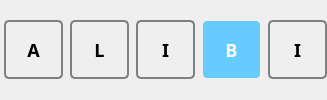
          <widget class="QWidget" name="howToPlayEx3" native="true">
           <property name="styleSheet">
            <string notr="true">QLabel {
	font-family: Yu Ghotic UI Semibold;
	font-weight: bold;
	font-size: 18px;
	min-height: 55;
	min-width: 55;
	max-height: 55;
	max-width: 55;
	border: 2px solid gray;
	border-radius: 5px;
}</string>
           </property>
           <layout class="QGridLayout" name="gridLayout_4">
            <property name="sizeConstraint">
             <enum>QLayout::SetDefaultConstraint</enum>
            </property>
            <property name="leftMargin">
             <number>4</number>
            </property>
            <property name="topMargin">
             <number>0</number>
            </property>
            <property name="rightMargin">
             <number>0</number>
            </property>
            <property name="bottomMargin">
             <number>0</number>
            </property>
            <property name="spacing">
             <number>7</number>
            </property>
            <item row="2" column="6">
             <widget class="QLabel" name="howToPlaylet10">
              <property name="palette">
               <palette>
                <active>
                 <colorrole role="WindowText">
                  <brush brushstyle="SolidPattern">
                   <color alpha="255">
                    <red>0</red>
                    <green>0</green>
                    <blue>0</blue>
                   </color>
                  </brush>
                 </colorrole>
                </active>
                <inactive>
                 <colorrole role="WindowText">
                  <brush brushstyle="SolidPattern">
                   <color alpha="255">
                    <red>0</red>
                    <green>0</green>
                    <blue>0</blue>
                   </color>
                  </brush>
                 </colorrole>
                </inactive>
                <disabled/>
               </palette>
              </property>
              <property name="text">
               <string>I</string>
              </property>
              <property name="alignment">
               <set>Qt::AlignCenter</set>
              </property>
             </widget>
            </item>
            <item row="2" column="2">
             <widget class="QLabel" name="howToPlaylet9">
              <property name="palette">
               <palette>
                <active>
                 <colorrole role="WindowText">
                  <brush brushstyle="SolidPattern">
                   <color alpha="255">
                    <red>0</red>
                    <green>0</green>
                    <blue>0</blue>
                   </color>
                  </brush>
                 </colorrole>
                </active>
                <inactive>
                 <colorrole role="WindowText">
                  <brush brushstyle="SolidPattern">
                   <color alpha="255">
                    <red>0</red>
                    <green>0</green>
                    <blue>0</blue>
                   </color>
                  </brush>
                 </colorrole>
                </inactive>
                <disabled/>
               </palette>
              </property>
              <property name="text">
               <string>L</string>
              </property>
              <property name="alignment">
               <set>Qt::AlignCenter</set>
              </property>
             </widget>
            </item>
            <item row="2" column="3">
             <widget class="QLabel" name="howToPlaylet8">
              <property name="sizePolicy">
               <sizepolicy hsizetype="Preferred" vsizetype="Preferred">
                <horstretch>0</horstretch>
                <verstretch>0</verstretch>
               </sizepolicy>
              </property>
              <property name="palette">
               <palette>
                <active>
                 <colorrole role="WindowText">
                  <brush brushstyle="SolidPattern">
                   <color alpha="255">
                    <red>0</red>
                    <green>0</green>
                    <blue>0</blue>
                   </color>
                  </brush>
                 </colorrole>
                </active>
                <inactive>
                 <colorrole role="WindowText">
                  <brush brushstyle="SolidPattern">
                   <color alpha="255">
                    <red>0</red>
                    <green>0</green>
                    <blue>0</blue>
                   </color>
                  </brush>
                 </colorrole>
                </inactive>
                <disabled/>
               </palette>
              </property>
              <property name="text">
               <string>I</string>
              </property>
              <property name="alignment">
               <set>Qt::AlignCenter</set>
              </property>
             </widget>
            </item>
            <item row="2" column="1">
             <widget class="QLabel" name="howToPlaylet6">
              <property name="palette">
               <palette>
                <active>
                 <colorrole role="WindowText">
                  <brush brushstyle="SolidPattern">
                   <color alpha="255">
                    <red>0</red>
                    <green>0</green>
                    <blue>0</blue>
                   </color>
                  </brush>
                 </colorrole>
                </active>
                <inactive>
                 <colorrole role="WindowText">
                  <brush brushstyle="SolidPattern">
                   <color alpha="255">
                    <red>0</red>
                    <green>0</green>
                    <blue>0</blue>
                   </color>
                  </brush>
                 </colorrole>
                </inactive>
                <disabled/>
               </palette>
              </property>
              <property name="text">
               <string>A</string>
              </property>
              <property name="alignment">
               <set>Qt::AlignCenter</set>
              </property>
             </widget>
            </item>
            <item row="2" column="5">
             <widget class="QLabel" name="howToPlaylet7">
              <property name="styleSheet">
               <string notr="true">background-color: #66ccff;
color: white;
border-style: hidden;</string>
              </property>
              <property name="text">
               <string>B</string>
              </property>
              <property name="alignment">
               <set>Qt::AlignCenter</set>
              </property>
             </widget>
            </item>
           </layout>
          </widget>
